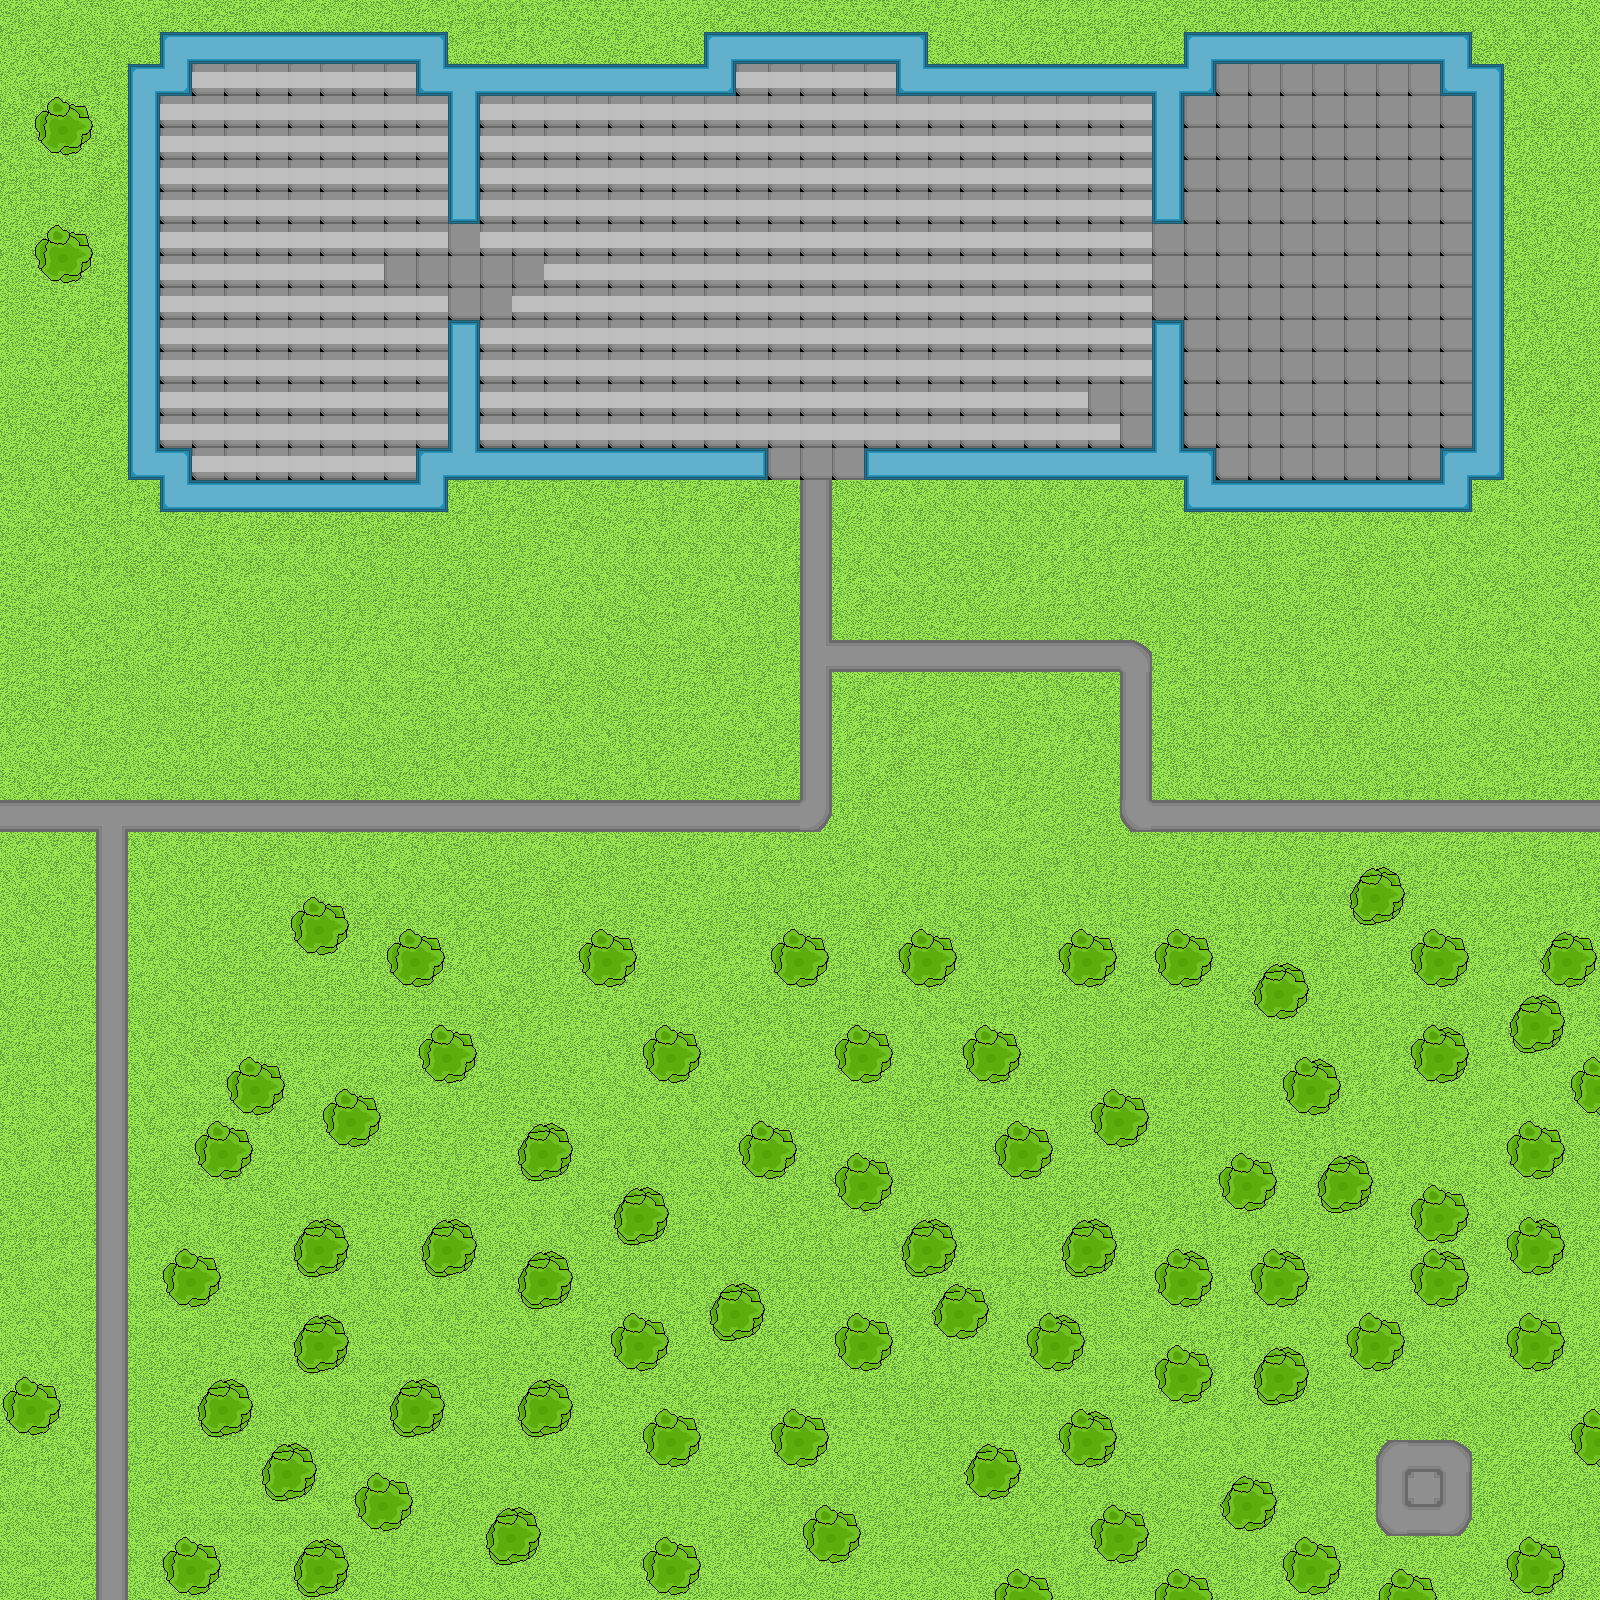

A 2D game scene composited from a Tiled map and its tileset images. What follows is a short description and the map's XML, with each tile layer's data collapsed to a summary:
An orthogonal 50x50 tile map with 32x32 px tiles, 4 tile layers (ground, extra1, extra2, above-ground), 1 hidden layer not drawn, 5 tilesets.

<map version="1.5" tiledversion="1.7.2" orientation="orthogonal" renderorder="left-up" width="50" height="50" tilewidth="32" tileheight="32" infinite="0" nextlayerid="7" nextobjectid="1">
 <tileset firstgid="1" source="grass.tsx" />
 <tileset firstgid="26" source="tree2.tsx" />
 <tileset firstgid="30" source="arvore1.tsx" />
 <tileset firstgid="34" source="street-export.tsx" />
 <tileset firstgid="43" source="construction-tiles-1.tsx" />
 <layer id="1" name="ground" width="50" height="50" locked="1">
  <data>[2500 cells, 2500 non-empty, 26 distinct tile ids]</data>
 </layer>
 <layer id="5" name="extra1" width="50" height="50" locked="1">
  <data>[2500 cells, 38 non-empty, 2 distinct tile ids]</data>
 </layer>
 <layer id="6" name="extra2" width="50" height="50" locked="1">
  <data>[2500 cells, 2 non-empty, 2 distinct tile ids]</data>
 </layer>
 <layer id="2" name="above-ground" width="50" height="50" locked="1">
  <data>[2500 cells, 868 non-empty, 30 distinct tile ids]</data>
 </layer>
 <layer id="4" name="collisions" width="50" height="50" visible="0">
  <data>[2500 cells, 131 non-empty, 1 distinct tile ids]</data>
 </layer>
</map>
